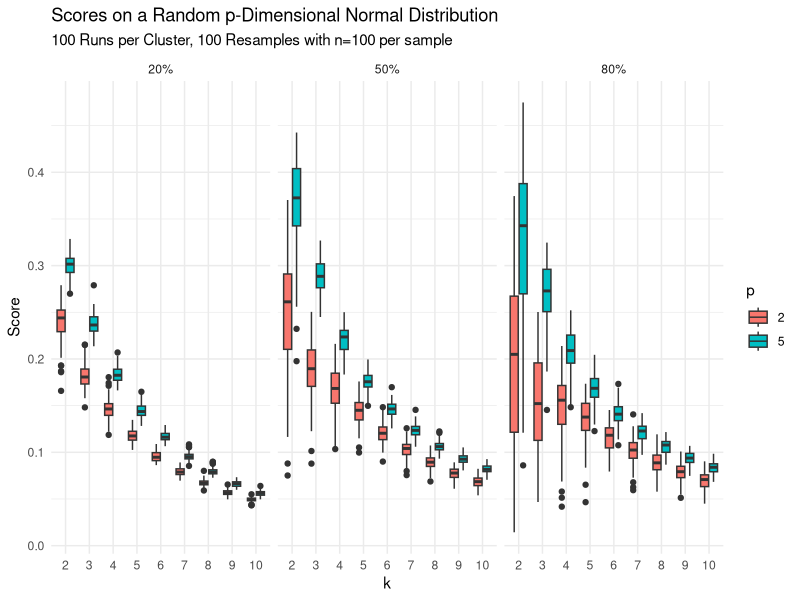

This chart was generated by the following R code:
## ---- chunk 1
#| lablel: set-up
#| include: false # Use to hide code and results

# I recommend having a hidden code chunk to prep any packages or data sets!

library(tidyverse)
library(kableExtra)
library(foreach)
library(doParallel)

data("starwars")
## ---- chunk 2
#| label: null-distribution-1
#| echo: false
#| fig-cap: "Distribution of Scores on a Random p-Dimensional Normal Distribution, Faceted by Resample %"

end_result <- read.csv(file = here::here("analyses/resampling_percentage_data/normal_resample_01.csv"))

end_result |> 
  mutate(Score = res,
         prop_resample = paste0(prop_resample * 100, "%"),
         p = factor(p),
         k = factor(k)) |> 
  ggplot(aes(x = k, y = Score, fill = p)) +
  geom_boxplot() +
  theme_minimal() +
  ggtitle(
    "Scores on a Random p-Dimensional Normal Distribution") +
  labs(subtitle = "100 Runs per Cluster, 100 Resamples with n=100 per sample") +
  facet_wrap(~prop_resample)
## ---- chunk 3
#| label: table-results-1
#| echo: false
#| tbl-cap: "Variances for 20% Resample Calculation"

end_result |> 
  group_by(factor(k), factor(prop_resample)) |> 
  filter(prop_resample == 0.2) |> 
  summarize(var = sd(log(res))) |> 
  head(5) |> 
  kable()
## ---- chunk 4
resample_function <- function(data = data,
                              formula = ~ .,
                              k = 3,
                              number_of_resamples = 15,
                              proportion_resample = 0.9,
                              starting_seed = 599,
                              algorithm = "kmeans") {
  data <- data |>
    drop_na()
  data$index <- 1:nrow(data)
  results <- list()

  # For loop
  results <- foreach(i = 1:number_of_resamples,
                     .packages = c("tidyclust",
                                   "dplyr",
                                   "tidymodels")) %dopar% {
     # Reproducibility over parallel
     set.seed(starting_seed + i)
     result_matrix <- matrix(0, nrow = nrow(data),
                             ncol = nrow(data))
    
     random_sample <- data |>
       filter(index %in% sample(index,
                                proportion_resample * nrow(data)))
    
     if (algorithm == "kmeans") {
       cluster_assigned <- k_means(num_clusters = k) |>
         fit({{formula}},
             data = random_sample |>
               select(-index))
     } else if (algorithm == "hier_clust") {
       cluster_assigned <- hier_clust(num_clusters = k) |>
         fit({{formula}},
             data = random_sample |>
               select(-index))
     } else {
       stop("Algorithm is not supported. Please select 
            one of (kmeans, hier_clust)")
     }
    
    
     intermediate <- data.frame(random_sample$index,
                                extract_cluster_assignment(
                                  cluster_assigned
                                  ) |>
                                  mutate(.cluster = as.character(
                                    .cluster)
                                    ),
                                stringsAsFactors = FALSE)
     colnames(intermediate) <- c("index", "cluster")
    
     for (c in unique(intermediate$cluster)) {
       idx <- intermediate[intermediate$cluster == c, ]$index
    
       # Check that the index list is not length 1 for purposes of n > m for combn
       # This also fixes a bug in the
       # previous code where idx was wrongly 
       # interpreted as single numerical
       # value as param inside combn
       if (length(idx) > 1) {
         idx <- sort(idx)
         ones <- t(combn(idx, 2))
         result_matrix[cbind(ones[, 1], ones[, 2])] <- 1
       }
    
       # Note for future self: This calculates the indices, even across y=x line
       # which means we are doing double the work for this part.
       neg_one_idx <- expand.grid(idx, setdiff(random_sample$index, idx))
       result_matrix[cbind(neg_one_idx[, 1], neg_one_idx[, 2])] <- -1
     }
     result_matrix[lower.tri(result_matrix, diag = TRUE)] <- NA
     result_matrix
    }
  return(results)
}
## ---- chunk 5
# Got more fancy functions, or figures, or tables, 
# or pretty much anything?

mean_matrix <- function(list_of_matrices = list_of_matrices) {
  # Absolute value the entire matrix, for all matrices
  absolute_sum <- lapply(list_of_matrices, abs)

  # Get the sum of absolute values in the final matrix
  absolute_final <- absolute_sum |>
    reduce(`+`)

  # Get the sum of values in the final matrix
  numerator <- list_of_matrices |>
    reduce(`+`)

  # Returns the matrix of zero-removed means.
  # The zero-removed mean is the sum over the (length - the number of zeroes).
  # The length - the number of zeroes is equivalent to the sum over absolute values
  return(numerator / absolute_final)
}
## ---- chunk 6
squared_distance_from_one <- function(mean_matrix = mean_matrix) {
  res_vec <- as.vector(mean_matrix) # Ignore the order of the elements in matrix
  res_vec <- abs(res_vec[!is.na(res_vec)]) # Absolute value and remove NAs
  return(mean((1 - res_vec)^2)) # Take average squared distance from one
}
## ---- chunk 7
point_contribution <- function(data, mean_matrix) {
  # Given the original data (the dataset inputted into the resample_matrices function),
  # and the mean_matrix, returns each observation's contribution to the cRab Score.
  # We don't necessarily require the second arg to be the mean matrix, for example
  # it could be resample matrix j.
  # This is returned as an (index, score) dataframe.
  
  # Get a list of lists containing index and index "cRab" score
  scores <- lapply(c(1:nrow(data)), function(i) {
    full_vec <- getPointVecHelper(i, mean_matrix)
    singlePointScore <- mean((1 - full_vec)^2)
    return(list(index = i, singlePointScore = singlePointScore))
  })
  final_df <- do.call(rbind.data.frame, scores)
  total_score <- mean(final_df$singlePointScore)
  
  final_df <- final_df |> 
    mutate(singlePointContribution = singlePointScore / total_score)
  
  return(final_df)
}

## ---- chunk 8
getPointVecHelper <- function(i, mean_matrix) {
  # Given a point i and the mean matrix, should
  # return vector of all values in the mean matrix corresponding to obs i
  # after removing all NAs and then taking absolute value
  
  row <- mean_matrix[i, ]
  col <- mean_matrix[, i]
  
  # We don't care about the order, just the values themselves
  res_vec <- c(row, col)
  res_vec <- abs(res_vec[!is.na(res_vec)])
  return(res_vec)
  
}
## ---- chunk 9
# resample_matrices <- resample_function(penguins,
#                                        number_of_resamples = 40,
#                                        proportion_resample = 0.8,
#                                        starting_seed = 100)
# m_matrix <- mean_matrix(resample_matrices)
# 
# 
# d <- point_contribution(penguins, m_matrix)
# 
# test <- lapply(resample_matrices,
#        point_contribution,
#        data = penguins)
# 
# mean_var_single <- do.call(rbind.data.frame, test) |> 
#   group_by(index) |> 
#   summarize(mean = mean(singlePointScore),
#             var = sd(singlePointScore)) |> 
#   arrange(desc(var))
